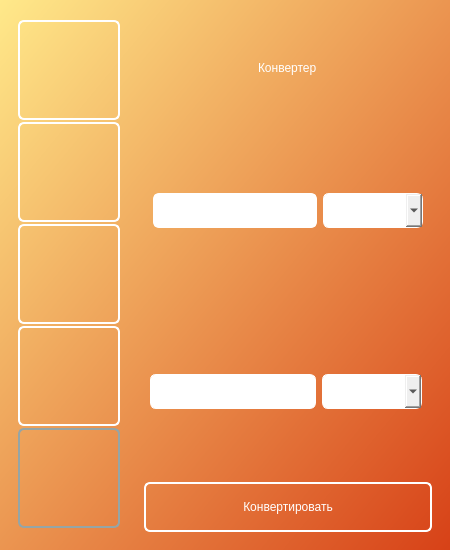
<?xml version="1.0" encoding="UTF-8"?>
<ui version="4.0">
 <class>Dialog</class>
 <widget class="QDialog" name="Dialog">
  <property name="geometry">
   <rect>
    <x>0</x>
    <y>0</y>
    <width>450</width>
    <height>550</height>
   </rect>
  </property>
  <property name="minimumSize">
   <size>
    <width>450</width>
    <height>550</height>
   </size>
  </property>
  <property name="maximumSize">
   <size>
    <width>700</width>
    <height>700</height>
   </size>
  </property>
  <property name="windowTitle">
   <string>Dialog</string>
  </property>
  <layout class="QHBoxLayout" name="horizontalLayout">
   <property name="leftMargin">
    <number>0</number>
   </property>
   <property name="topMargin">
    <number>0</number>
   </property>
   <property name="rightMargin">
    <number>0</number>
   </property>
   <property name="bottomMargin">
    <number>0</number>
   </property>
   <item>
    <widget class="QWidget" name="bgwidget" native="true">
     <property name="styleSheet">
      <string notr="true">QWidget #bgwidget {
background-color: qlineargradient(spread:pad, x1:0, y1:0, x2:1, y2:1, stop:0 rgba(255, 233, 138, 255), stop:1 rgba(215, 65, 23, 255));
}</string>
     </property>
     <layout class="QHBoxLayout" name="horizontalLayout_2">
      <item>
       <widget class="QFrame" name="menu">
        <property name="minimumSize">
         <size>
          <width>120</width>
          <height>0</height>
         </size>
        </property>
        <property name="maximumSize">
         <size>
          <width>100</width>
          <height>16777215</height>
         </size>
        </property>
        <property name="autoFillBackground">
         <bool>false</bool>
        </property>
        <property name="frameShape">
         <enum>QFrame::NoFrame</enum>
        </property>
        <property name="frameShadow">
         <enum>QFrame::Raised</enum>
        </property>
        <layout class="QVBoxLayout" name="verticalLayout">
         <property name="spacing">
          <number>0</number>
         </property>
         <property name="rightMargin">
          <number>9</number>
         </property>
         <item>
          <widget class="QPushButton" name="width">
           <property name="minimumSize">
            <size>
             <width>0</width>
             <height>100</height>
            </size>
           </property>
           <property name="maximumSize">
            <size>
             <width>16777215</width>
             <height>16777215</height>
            </size>
           </property>
           <property name="cursor">
            <cursorShape>PointingHandCursor</cursorShape>
           </property>
           <property name="styleSheet">
            <string notr="true">background-color: rgba(255, 255, 255, 0);
border: 2px solid white;
border-radius: 6px;</string>
           </property>
           <property name="text">
            <string/>
           </property>
           <property name="icon">
            <iconset>
             <normaloff>../images/icons8-линейка-96.png</normaloff>../images/icons8-линейка-96.png</iconset>
           </property>
           <property name="iconSize">
            <size>
             <width>40</width>
             <height>40</height>
            </size>
           </property>
          </widget>
         </item>
         <item>
          <widget class="QPushButton" name="weight">
           <property name="minimumSize">
            <size>
             <width>0</width>
             <height>100</height>
            </size>
           </property>
           <property name="cursor">
            <cursorShape>PointingHandCursor</cursorShape>
           </property>
           <property name="styleSheet">
            <string notr="true">background-color: rgba(255, 255, 255, 0);
border: 2px solid white;
border-radius: 6px;</string>
           </property>
           <property name="text">
            <string/>
           </property>
           <property name="icon">
            <iconset>
             <normaloff>../images/icons8-вес-96.png</normaloff>../images/icons8-вес-96.png</iconset>
           </property>
           <property name="iconSize">
            <size>
             <width>40</width>
             <height>40</height>
            </size>
           </property>
          </widget>
         </item>
         <item>
          <widget class="QPushButton" name="time">
           <property name="minimumSize">
            <size>
             <width>0</width>
             <height>100</height>
            </size>
           </property>
           <property name="cursor">
            <cursorShape>PointingHandCursor</cursorShape>
           </property>
           <property name="styleSheet">
            <string notr="true">background-color: rgba(255, 255, 255, 0);
border: 2px solid white;
border-radius: 6px;</string>
           </property>
           <property name="text">
            <string/>
           </property>
           <property name="icon">
            <iconset>
             <normaloff>../images/icons8-часы-96.png</normaloff>../images/icons8-часы-96.png</iconset>
           </property>
           <property name="iconSize">
            <size>
             <width>40</width>
             <height>40</height>
            </size>
           </property>
          </widget>
         </item>
         <item>
          <widget class="QPushButton" name="temperature">
           <property name="minimumSize">
            <size>
             <width>0</width>
             <height>100</height>
            </size>
           </property>
           <property name="cursor">
            <cursorShape>PointingHandCursor</cursorShape>
           </property>
           <property name="styleSheet">
            <string notr="true">background-color: rgba(255, 255, 255, 0);
border: 2px solid white;
border-radius: 6px;</string>
           </property>
           <property name="text">
            <string/>
           </property>
           <property name="icon">
            <iconset>
             <normaloff>../images/icons8-температура-96.png</normaloff>../images/icons8-температура-96.png</iconset>
           </property>
           <property name="iconSize">
            <size>
             <width>40</width>
             <height>40</height>
            </size>
           </property>
          </widget>
         </item>
         <item>
          <widget class="QPushButton" name="speed">
           <property name="minimumSize">
            <size>
             <width>0</width>
             <height>100</height>
            </size>
           </property>
           <property name="cursor">
            <cursorShape>PointingHandCursor</cursorShape>
           </property>
           <property name="styleSheet">
            <string notr="true">background-color: rgba(255, 255, 255, 0);
border: 2px solid #95A5A6;
border-radius: 6px;</string>
           </property>
           <property name="text">
            <string/>
           </property>
           <property name="icon">
            <iconset>
             <normaloff>../images/скорость.png</normaloff>../images/скорость.png</iconset>
           </property>
           <property name="iconSize">
            <size>
             <width>40</width>
             <height>40</height>
            </size>
           </property>
          </widget>
         </item>
        </layout>
       </widget>
      </item>
      <item>
       <widget class="QFrame" name="main_frame">
        <property name="frameShape">
         <enum>QFrame::NoFrame</enum>
        </property>
        <property name="frameShadow">
         <enum>QFrame::Raised</enum>
        </property>
        <layout class="QVBoxLayout" name="verticalLayout_2">
         <item alignment="Qt::AlignHCenter">
          <widget class="QFrame" name="name_frame">
           <property name="maximumSize">
            <size>
             <width>16777215</width>
             <height>100</height>
            </size>
           </property>
           <property name="frameShape">
            <enum>QFrame::NoFrame</enum>
           </property>
           <property name="frameShadow">
            <enum>QFrame::Raised</enum>
           </property>
           <layout class="QHBoxLayout" name="horizontalLayout_6">
            <item alignment="Qt::AlignRight">
             <widget class="QLabel" name="name">
              <property name="maximumSize">
               <size>
                <width>16777215</width>
                <height>16777215</height>
               </size>
              </property>
              <property name="baseSize">
               <size>
                <width>190</width>
                <height>80</height>
               </size>
              </property>
              <property name="styleSheet">
               <string notr="true">color: rgb(255, 255, 255);
font: 87 26pt &quot;Segoe UI Black&quot;;
</string>
              </property>
              <property name="frameShape">
               <enum>QFrame::NoFrame</enum>
              </property>
              <property name="text">
               <string>Конвертер</string>
              </property>
             </widget>
            </item>
           </layout>
          </widget>
         </item>
         <item>
          <widget class="QFrame" name="input_frame">
           <property name="maximumSize">
            <size>
             <width>16777215</width>
             <height>200</height>
            </size>
           </property>
           <property name="frameShape">
            <enum>QFrame::NoFrame</enum>
           </property>
           <property name="frameShadow">
            <enum>QFrame::Raised</enum>
           </property>
           <layout class="QHBoxLayout" name="horizontalLayout_3">
            <item>
             <widget class="QLineEdit" name="value_input">
              <property name="minimumSize">
               <size>
                <width>0</width>
                <height>35</height>
               </size>
              </property>
              <property name="styleSheet">
               <string notr="true">background-color: rgba(255, 255, 255);
border: 2px solid white;
border-radius: 6px;
font: 14pt &quot;MS Shell Dlg 2&quot;;</string>
              </property>
             </widget>
            </item>
            <item>
             <widget class="QComboBox" name="input_units">
              <property name="minimumSize">
               <size>
                <width>100</width>
                <height>35</height>
               </size>
              </property>
              <property name="maximumSize">
               <size>
                <width>100</width>
                <height>16777215</height>
               </size>
              </property>
              <property name="cursor">
               <cursorShape>PointingHandCursor</cursorShape>
              </property>
              <property name="styleSheet">
               <string notr="true">font: 14pt &quot;MS Shell Dlg 2&quot;;
border: 1px solid white;
border-radius: 6px;</string>
              </property>
              <property name="iconSize">
               <size>
                <width>20</width>
                <height>20</height>
               </size>
              </property>
              <property name="frame">
               <bool>true</bool>
              </property>
             </widget>
            </item>
           </layout>
          </widget>
         </item>
         <item>
          <widget class="QFrame" name="result_frame">
           <property name="maximumSize">
            <size>
             <width>16777215</width>
             <height>200</height>
            </size>
           </property>
           <property name="frameShape">
            <enum>QFrame::NoFrame</enum>
           </property>
           <property name="frameShadow">
            <enum>QFrame::Raised</enum>
           </property>
           <layout class="QHBoxLayout" name="horizontalLayout_4">
            <property name="spacing">
             <number>0</number>
            </property>
            <property name="leftMargin">
             <number>0</number>
            </property>
            <property name="topMargin">
             <number>0</number>
            </property>
            <property name="rightMargin">
             <number>0</number>
            </property>
            <property name="bottomMargin">
             <number>0</number>
            </property>
            <item>
             <widget class="QFrame" name="frame">
              <property name="frameShape">
               <enum>QFrame::NoFrame</enum>
              </property>
              <property name="frameShadow">
               <enum>QFrame::Raised</enum>
              </property>
              <layout class="QHBoxLayout" name="horizontalLayout_7">
               <property name="leftMargin">
                <number>6</number>
               </property>
               <property name="topMargin">
                <number>9</number>
               </property>
               <property name="rightMargin">
                <number>6</number>
               </property>
               <item>
                <widget class="QLabel" name="result">
                 <property name="minimumSize">
                  <size>
                   <width>0</width>
                   <height>35</height>
                  </size>
                 </property>
                 <property name="maximumSize">
                  <size>
                   <width>16777215</width>
                   <height>30</height>
                  </size>
                 </property>
                 <property name="styleSheet">
                  <string notr="true">font: 63 16pt &quot;Segoe UI Semibold&quot;;
background-color: rgb(255, 255, 255);
border: 1px solid white;
border-radius: 6px;
font: 14pt &quot;MS Shell Dlg 2&quot;;</string>
                 </property>
                 <property name="text">
                  <string/>
                 </property>
                </widget>
               </item>
              </layout>
             </widget>
            </item>
            <item>
             <widget class="QFrame" name="combo_frame">
              <property name="maximumSize">
               <size>
                <width>110</width>
                <height>16777215</height>
               </size>
              </property>
              <property name="frameShape">
               <enum>QFrame::NoFrame</enum>
              </property>
              <property name="frameShadow">
               <enum>QFrame::Raised</enum>
              </property>
              <layout class="QHBoxLayout" name="horizontalLayout_5">
               <property name="leftMargin">
                <number>0</number>
               </property>
               <property name="topMargin">
                <number>5</number>
               </property>
               <property name="rightMargin">
                <number>9</number>
               </property>
               <property name="bottomMargin">
                <number>0</number>
               </property>
               <item>
                <widget class="QComboBox" name="output_units">
                 <property name="minimumSize">
                  <size>
                   <width>0</width>
                   <height>35</height>
                  </size>
                 </property>
                 <property name="maximumSize">
                  <size>
                   <width>100</width>
                   <height>16777215</height>
                  </size>
                 </property>
                 <property name="cursor">
                  <cursorShape>PointingHandCursor</cursorShape>
                 </property>
                 <property name="styleSheet">
                  <string notr="true">font: 14pt &quot;MS Shell Dlg 2&quot;;
border: 1px solid white;
border-radius: 6px;</string>
                 </property>
                </widget>
               </item>
              </layout>
             </widget>
            </item>
           </layout>
          </widget>
         </item>
         <item>
          <widget class="QPushButton" name="show_result">
           <property name="maximumSize">
            <size>
             <width>16777215</width>
             <height>50</height>
            </size>
           </property>
           <property name="cursor">
            <cursorShape>PointingHandCursor</cursorShape>
           </property>
           <property name="styleSheet">
            <string notr="true">font: 87 16pt &quot;Segoe UI Black&quot;;
color: rgb(255, 255, 255);
border: 2px solid white;
border-radius: 6px;</string>
           </property>
           <property name="text">
            <string>Конвертировать</string>
           </property>
          </widget>
         </item>
        </layout>
       </widget>
      </item>
     </layout>
    </widget>
   </item>
  </layout>
 </widget>
 <resources/>
 <connections/>
</ui>
